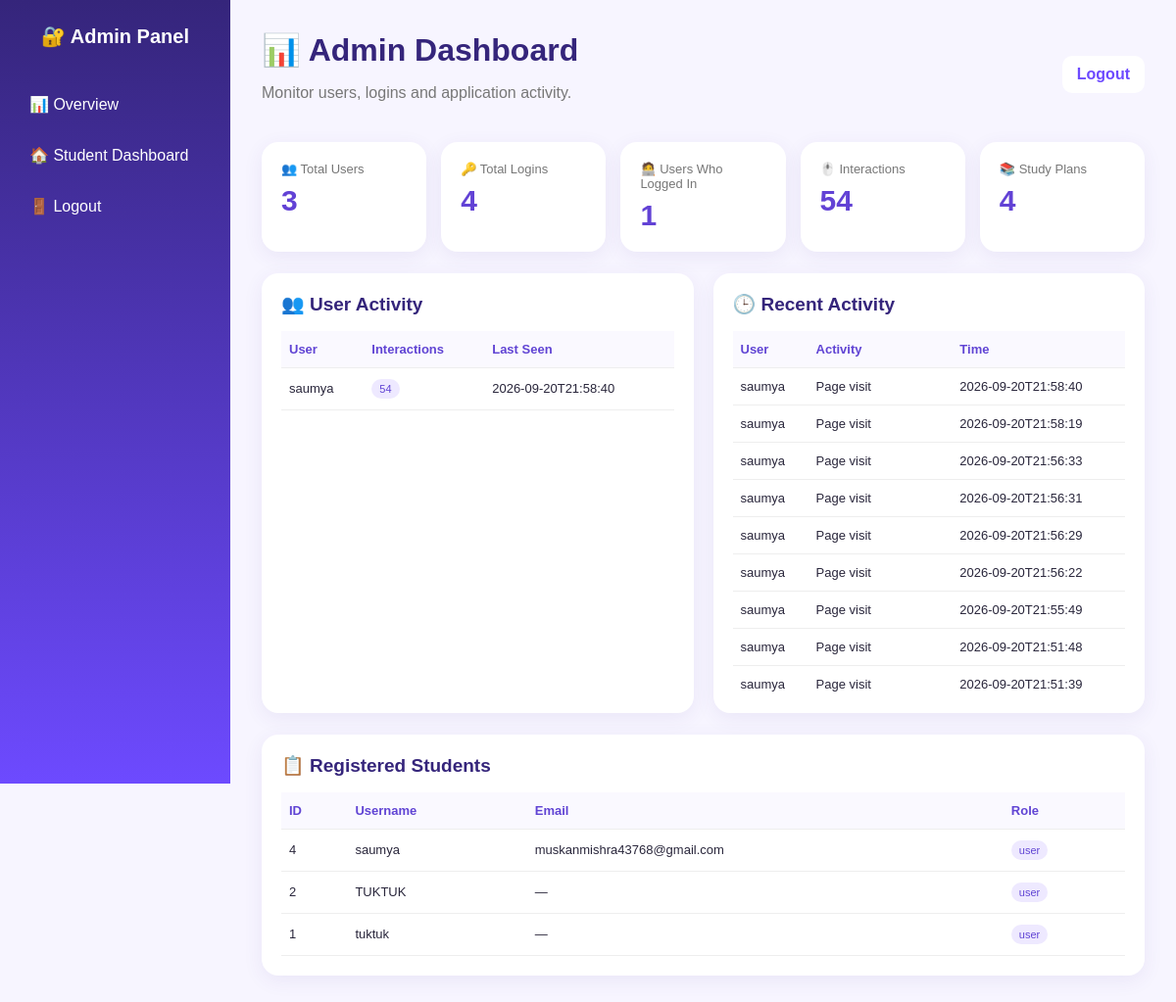
/admin (signed in), run on the app's committed database.
### tables this page shows
CREATE TABLE activity_logs (
            id INTEGER PRIMARY KEY AUTOINCREMENT,
            user_id INTEGER,
            username TEXT,
            activity TEXT NOT NULL,
            page TEXT,
            created_at TEXT NOT NULL,
            FOREIGN KEY(user_id) REFERENCES users(id)
        );

CREATE TABLE users (
            id INTEGER PRIMARY KEY AUTOINCREMENT,
            username TEXT UNIQUE NOT NULL,
            password TEXT NOT NULL
        , daily_goal REAL DEFAULT 2, email TEXT, otp TEXT, otp_expiry TEXT, role TEXT DEFAULT 'user');

### app.py (the view)
@app.route("/admin")
def admin_dashboard():
    if session.get("role") != "admin":
        return redirect(url_for("admin_login"))
    conn = get_db()
    cursor = conn.cursor()
    cursor.execute("SELECT COUNT(*) AS total FROM users WHERE role != 'admin'")
    total_users = cursor.fetchone()["total"]
    cursor.execute("""
        SELECT COUNT(*) AS total
        FROM activity_logs
        WHERE activity = 'Login'
    """)
    total_logins = cursor.fetchone()["total"]
    cursor.execute("""
        SELECT COUNT(DISTINCT user_id) AS total
        FROM activity_logs
        WHERE activity = 'Login' AND user_id IS NOT NULL
    """)
    unique_logins = cursor.fetchone()["total"]
    cursor.execute("""
        SELECT COUNT(*) AS total
        FROM activity_logs
        WHERE (username IS NULL OR username != ?)
          AND activity != 'Admin login'
    """, (ADMIN_USERNAME,))
    total_interactions = cursor.fetchone()["total"]
    cursor.execute("""
        SELECT COUNT(*) AS total
        FROM study_plans
    """)
    total_plans = cursor.fetchone()["total"]
    cursor.execute("""
        SELECT
            username,
            COUNT(*) AS interactions,
            MAX(created_at) AS last_seen
        FROM activity_logs
        WHERE username IS NOT NULL AND username != ?
        GROUP BY username
        ORDER BY interactions DESC
        LIMIT 20
    """, (ADMIN_USERNAME,))
    user_activity = cursor.fetchall()
    cursor.execute("""
        SELECT username, activity, page, created_at
        FROM activity_logs
        WHERE username IS NOT NULL
        ORDER BY id DESC
        LIMIT 50
    """)
    recent_activity = cursor.fetchall()
    cursor.execute("""
        SELECT id, username, email, role
        FROM users
        WHERE role != 'admin'
        ORDER BY id DESC
        LIMIT 50
    """)
    users = cursor.fetchall()
    conn.close()
    return render_template(
        "admin.html",
        total_users=total_users,
        total_logins=total_logins,
        unique_logins=unique_logins,
        total_interactions=total_interactions,
        total_plans=total_plans,
        user_activity=user_activity,
        recent_activity=recent_activity,
        users=users
    )

### app.py (called while the page is built)
def get_db():
    conn = sqlite3.connect(DATABASE)
    conn.row_factory = sqlite3.Row
    return conn

@app.before_request
def track_user_activity():
    if session.get("user_id") and session.get("role") != "admin":
        endpoint = request.endpoint or ""
        ignored = {
            "static",
            "admin_login",
            "admin_dashboard",
            "admin_logout",
            "logout"
        }
        if (
            request.method == "GET"
            and endpoint not in ignored
        ):
            log_activity(
                "Page visit",
                request.path,
                session.get("user_id"),
                session.get("username")
            )

### templates/admin.html (shortened to what this page needs)
<!DOCTYPE html>
<html lang="en">
<head>
</head>
<body>
<aside class="side">
<div class="logo">🔐 Admin Panel</div>
<a href="/admin">📊 Overview</a>
<a href="/dashboard">🏠 Student Dashboard</a>
<a href="/admin/logout">🚪 Logout</a>
</aside>
<main class="main">
<div class="head">
<div><h1>📊 Admin Dashboard</h1><p style="color:#777">Monitor users, logins and application activity.</p></div>
<a class="logout" href="/admin/logout">Logout</a>
</div>
<div class="cards">
<div class="card"><div class="label">👥 Total Users</div><div class="num">{{ total_users }}</div></div>
<div class="card"><div class="label">🔑 Total Logins</div><div class="num">{{ total_logins }}</div></div>
<div class="card"><div class="label">🧑‍💻 Users Who Logged In</div><div class="num">{{ unique_logins }}</div></div>
<div class="card"><div class="label">🖱️ Interactions</div><div class="num">{{ total_interactions }}</div></div>
<div class="card"><div class="label">📚 Study Plans</div><div class="num">{{ total_plans }}</div></div>
</div>
<div class="grid">
<section class="card">
<h2>👥 User Activity</h2>
<div class="scroll">
<table class="table">
<tr><th>User</th><th>Interactions</th><th>Last Seen</th></tr>
{% for row in user_activity %}
<tr><td>{{ row["username"] }}</td><td><span class="badge">{{ row["interactions"] }}</span></td><td>{{ row["last_seen"] }}</td></tr>
{% else %}<tr><td colspan="3" class="empty">No activity yet.</td></tr>{% endfor %}
</table>
</div>
</section>
<section class="card">
<h2>🕒 Recent Activity</h2>
<div class="scroll">
<table class="table">
<tr><th>User</th><th>Activity</th><th>Time</th></tr>
{% for row in recent_activity %}
<tr><td>{{ row["username"] }}</td><td>{{ row["activity"] }}</td><td>{{ row["created_at"] }}</td></tr>
{% else %}<tr><td colspan="3" class="empty">No activity yet.</td></tr>{% endfor %}
</table>
</div>
</section>
</div>
<section class="card" style="margin-top:22px">
<h2>📋 Registered Students</h2>
<div class="scroll">
<table class="table">
<tr><th>ID</th><th>Username</th><th>Email</th><th>Role</th></tr>
{% for user in users %}
<tr><td>{{ user["id"] }}</td><td>{{ user["username"] }}</td><td>{{ user["email"] or "—" }}</td><td><span class="badge">{{ user["role"] }}</span></td></tr>
{% else %}<tr><td colspan="4" class="empty">No students registered yet.</td></tr>{% endfor %}
</table>
</div>
</section>
</main>
</body>
</html>

### templates/admin.html (style rules this page uses)
* { box-sizing:border-box }
body { margin:0;font-family:Arial,sans-serif;background:#f7f5ff;color:#29263b }
.side { position:fixed;left:0;top:0;width:235px;height:100vh;background:linear-gradient(180deg,#35257b,#6d4aff);color:#fff;padding:25px 15px }
.logo { text-align:center;font-size:20px;font-weight:700;margin-bottom:35px }
.side a { display:block;color:#fff;text-decoration:none;padding:13px 15px;border-radius:11px;margin:7px 0 }
.main { margin-left:235px;padding:32px }
.head { display:flex;justify-content:space-between;align-items:center;margin-bottom:25px }
.head h1 { color:#35257b;margin:0 }
.logout { background:#fff;color:#6d4aff;padding:10px 15px;border-radius:10px;text-decoration:none;font-weight:700 }
.cards { display:grid;grid-template-columns:repeat(5,1fr);gap:15px }
.card { background:#fff;border-radius:17px;padding:20px;box-shadow:0 5px 20px rgba(80,55,150,.08) }
.label { font-size:13px;color:#777 }
.num { font-size:30px;font-weight:700;color:#6242d5;margin-top:8px }
.grid { display:grid;grid-template-columns:1fr 1fr;gap:20px;margin-top:22px }
h2 { color:#35257b;font-size:19px;margin-top:0 }
.table { width:100%;border-collapse:collapse;font-size:13px }
.table th,.table td { text-align:left;padding:11px 8px;border-bottom:1px solid #eee }
.table th { color:#6044d4;background:#faf9ff }
.scroll { max-height:370px;overflow:auto }
.badge { display:inline-block;padding:4px 8px;border-radius:20px;background:#eee9ff;color:#6044d4;font-size:11px }

### data on the page
activity_logs: username "saumya", activity "Page visit", created_at "2026-09-20T21:58:40"
activity_logs: username "saumya", activity "Page visit", created_at "2026-09-20T21:58:19"
activity_logs: username "saumya", activity "Page visit", created_at "2026-09-20T21:56:33"
activity_logs: username "saumya", activity "Page visit", created_at "2026-09-20T21:56:31"
activity_logs: username "saumya", activity "Page visit", created_at "2026-09-20T21:56:29"
activity_logs: username "saumya", activity "Page visit", created_at "2026-09-20T21:56:22"
activity_logs: username "saumya", activity "Page visit", created_at "2026-09-20T21:55:49"
activity_logs: username "saumya", activity "Page visit", created_at "2026-09-20T21:51:48"
activity_logs: username "saumya", activity "Page visit", created_at "2026-09-20T21:51:39"
users: id "4", username "saumya", email "muskanmishra43768@gmail.com", role "user"
users: id "2", username "TUKTUK", user "—", role "user"
users: id "1", username "tuktuk", user "—", role "user"

### other printed values
{{ total_users }} "3"
{{ total_logins }} "4"
{{ unique_logins }} "1"
{{ total_interactions }} "54"
{{ total_plans }} "4"
{{ row["username"] }} "saumya"
{{ row["interactions"] }} "54"
{{ row["last_seen"] }} "2026-09-20T21:58:40"
